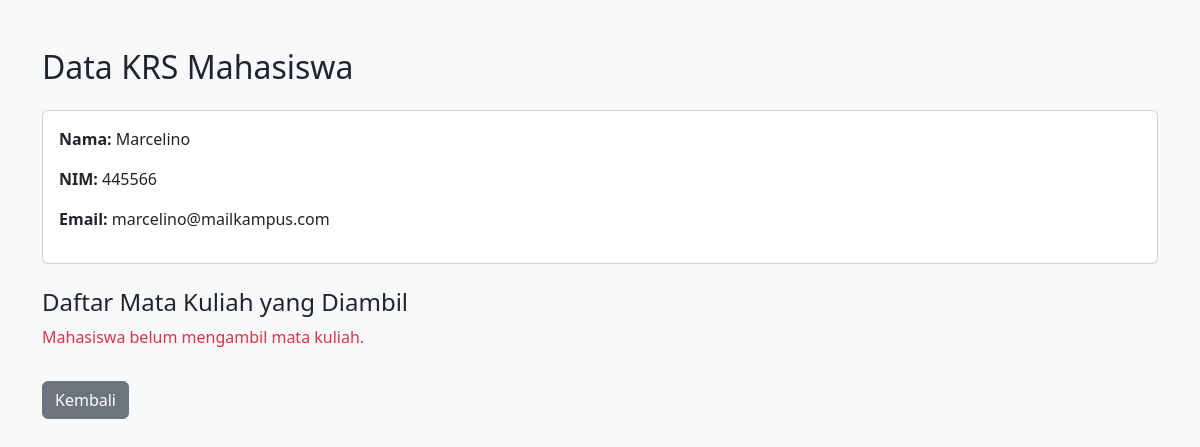
The app's page /lihat_krs.php?id=2 with its own data.
### tables this page shows
CREATE TABLE `mahasiswa` (
  `id` int(11) NOT NULL,
  `nama_mahasiswa` varchar(255) NOT NULL,
  `NIM` int(10) NOT NULL,
  `email` varchar(255) NOT NULL,
  `jurusan_id` int(11) DEFAULT NULL,
  `password` varchar(50) NOT NULL
);

### lihat_krs.php (the view, shortened to what this page needs)
<?php
require_once 'config/Database.php';
$db = $conn;
$id = $_GET['id'];
$stmt = $db->prepare("SELECT * FROM mahasiswa WHERE id = ?");
$stmt->execute([$id]);
$mahasiswa = $stmt->fetch(PDO::FETCH_ASSOC);
$query = "
    SELECT
        mk.nama_mk AS nama_mk,
        mk.sks,
        d.nama_dosen AS nama_dosen,
        j.id AS jurusan_id,
        k.nama_kelas AS nama_kelas
    FROM krs
    JOIN mata_kuliah mk ON krs.mata_kuliah_id = mk.id
    JOIN dosen d ON krs.dosen_id = d.id
    JOIN jurusan j ON krs.jurusan_id = j.id
    JOIN kelas k ON krs.kelas_id = k.id
    WHERE krs.mahasiswa_id = ?
";
$stmt = $db->prepare($query);
$stmt->execute([$id]);
$krsList = $stmt->fetchAll(PDO::FETCH_ASSOC);
$totalSKS = array_sum(array_column($krsList, 'sks'));
?>
<!DOCTYPE html>
<html lang="en">
<head>
    <link href="assets/vendor/bootstrap/css/bootstrap.min.css" rel="stylesheet">
</head>
<body class="bg-light">
    <div class="container py-5">
        <h2 class="mb-4">Data KRS Mahasiswa</h2>
        <div class="card mb-4">
            <div class="card-body">
                <p><strong>Nama:</strong> <?= htmlspecialchars($mahasiswa['nama_mahasiswa']) ?></p>
                <p><strong>NIM:</strong> <?= htmlspecialchars($mahasiswa['NIM']) ?></p>
                <p><strong>Email:</strong> <?= htmlspecialchars($mahasiswa['email']) ?></p>
            </div>
        </div>
        <h4>Daftar Mata Kuliah yang Diambil</h4>
        <?php if (count($krsList) > 0) : ?>
            <table class="table table-bordered">
                <thead class="table-dark">
                    <tr>
                        <th>Nama Mata Kuliah</th>
                        <th>Nama Kelas</th>
                        <th>SKS</th>
                        <th>Dosen Pengampu</th>
                    </tr>
                </thead>
                <tbody>
                    <?php foreach ($krsList as $row) : ?>
                        <tr>
                            <td><?= htmlspecialchars($row['nama_mk']) ?></td>
                            <td><?= htmlspecialchars($row['nama_kelas']) ?></td>
                            <td><?= htmlspecialchars($row['sks']) ?></td>
                            <td><?= htmlspecialchars($row['nama_dosen']) ?></td>
                        </tr>
                    <?php endforeach; ?>
                    <tr class="table-secondary fw-bold">
                        <td class="text-center" colspan="2">Total SKS</td>
                        <td colspan="1"><?= $totalSKS ?></td>
                    </tr>
                </tbody>
            </table>
        <?php else : ?>
            <p class="text-danger">Mahasiswa belum mengambil mata kuliah.</p>
        <?php endif; ?>
        <a href="index.php" class="btn btn-secondary mt-3">Kembali</a>
    </div>
</body>
</html>

### records on screen
mahasiswa: nama_mahasiswa "Marcelino", NIM "445566", email "marcelino@mailkampus.com"
